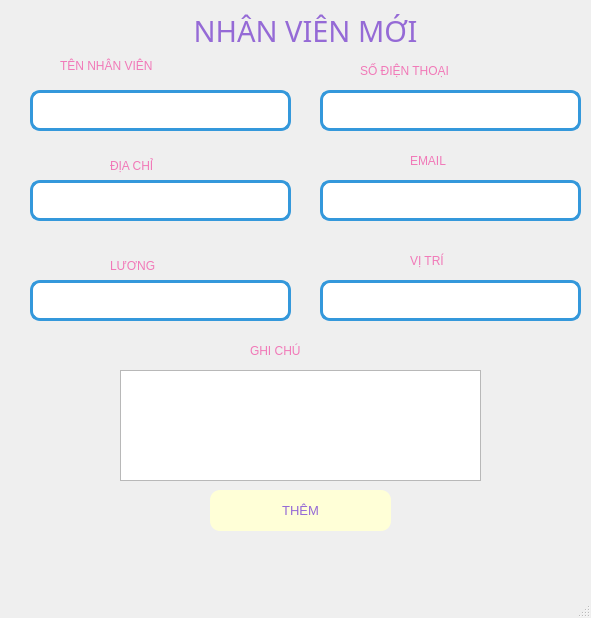
<?xml version="1.0" encoding="UTF-8"?>
<ui version="4.0">
 <class>MainWindow</class>
 <widget class="QMainWindow" name="MainWindow">
  <property name="geometry">
   <rect>
    <x>0</x>
    <y>0</y>
    <width>591</width>
    <height>618</height>
   </rect>
  </property>
  <property name="windowTitle">
   <string>MainWindow</string>
  </property>
  <widget class="QWidget" name="centralwidget">
   <widget class="QTextEdit" name="txt_email">
    <property name="geometry">
     <rect>
      <x>320</x>
      <y>180</y>
      <width>261</width>
      <height>41</height>
     </rect>
    </property>
    <property name="styleSheet">
     <string notr="true">border-radius: 10px;
        border: 3px solid #3498db;  /* Viền xanh dương */
        background-color: #ffffff</string>
    </property>
   </widget>
   <widget class="QLabel" name="labelTitle">
    <property name="geometry">
     <rect>
      <x>140</x>
      <y>10</y>
      <width>331</width>
      <height>41</height>
     </rect>
    </property>
    <property name="font">
     <font>
      <family>Segoe UI Black</family>
      <pointsize>22</pointsize>
      <weight>10</weight>
      <italic>false</italic>
      <bold>false</bold>
     </font>
    </property>
    <property name="styleSheet">
     <string notr="true">color: rgb(149, 106, 214);
font: 87 22pt &quot;Segoe UI Black&quot;;</string>
    </property>
    <property name="text">
     <string>NHÂN VIÊN MỚI</string>
    </property>
    <property name="alignment">
     <set>Qt::AlignCenter</set>
    </property>
   </widget>
   <widget class="QTextEdit" name="txt_tennv">
    <property name="geometry">
     <rect>
      <x>30</x>
      <y>90</y>
      <width>261</width>
      <height>41</height>
     </rect>
    </property>
    <property name="styleSheet">
     <string notr="true">border-radius: 10px;
        border: 3px solid #3498db;  /* Viền xanh dương */
        background-color: #ffffff</string>
    </property>
   </widget>
   <widget class="QLabel" name="label_3">
    <property name="geometry">
     <rect>
      <x>410</x>
      <y>150</y>
      <width>81</width>
      <height>21</height>
     </rect>
    </property>
    <property name="styleSheet">
     <string notr="true">font: 10pt &quot;UTM Bell&quot;;
color: rgb(241, 121, 184);
</string>
    </property>
    <property name="text">
     <string>EMAIL</string>
    </property>
   </widget>
   <widget class="QLabel" name="label_4">
    <property name="geometry">
     <rect>
      <x>360</x>
      <y>60</y>
      <width>161</width>
      <height>21</height>
     </rect>
    </property>
    <property name="styleSheet">
     <string notr="true">font: 10pt &quot;UTM Bell&quot;;
color: rgb(241, 121, 184);
</string>
    </property>
    <property name="text">
     <string>SỐ ĐIỆN THOẠI</string>
    </property>
   </widget>
   <widget class="QLabel" name="label_2">
    <property name="geometry">
     <rect>
      <x>110</x>
      <y>150</y>
      <width>101</width>
      <height>31</height>
     </rect>
    </property>
    <property name="styleSheet">
     <string notr="true">font: 10pt &quot;UTM Bell&quot;;
color: rgb(241, 121, 184);
</string>
    </property>
    <property name="text">
     <string>ĐỊA CHỈ</string>
    </property>
   </widget>
   <widget class="QLabel" name="label">
    <property name="geometry">
     <rect>
      <x>60</x>
      <y>50</y>
      <width>191</width>
      <height>31</height>
     </rect>
    </property>
    <property name="styleSheet">
     <string notr="true">font: 10pt &quot;UTM Bell&quot;;
color: rgb(241, 121, 184);
</string>
    </property>
    <property name="text">
     <string>TÊN NHÂN VIÊN</string>
    </property>
   </widget>
   <widget class="QTextEdit" name="txt_diachi">
    <property name="geometry">
     <rect>
      <x>30</x>
      <y>180</y>
      <width>261</width>
      <height>41</height>
     </rect>
    </property>
    <property name="styleSheet">
     <string notr="true">border-radius: 10px;
        border: 3px solid #3498db;  /* Viền xanh dương */
        background-color: #ffffff</string>
    </property>
   </widget>
   <widget class="QTextEdit" name="txt_sdt">
    <property name="geometry">
     <rect>
      <x>320</x>
      <y>90</y>
      <width>261</width>
      <height>41</height>
     </rect>
    </property>
    <property name="styleSheet">
     <string notr="true">border-radius: 10px;
        border: 3px solid #3498db;  /* Viền xanh dương */
        background-color: #ffffff</string>
    </property>
   </widget>
   <widget class="QTextEdit" name="txt_note">
    <property name="geometry">
     <rect>
      <x>120</x>
      <y>370</y>
      <width>361</width>
      <height>111</height>
     </rect>
    </property>
   </widget>
   <widget class="QLabel" name="label_6">
    <property name="geometry">
     <rect>
      <x>250</x>
      <y>340</y>
      <width>101</width>
      <height>21</height>
     </rect>
    </property>
    <property name="styleSheet">
     <string notr="true">font: 10pt &quot;UTM Bell&quot;;
color: rgb(241, 121, 184);
</string>
    </property>
    <property name="text">
     <string>GHI CHÚ</string>
    </property>
   </widget>
   <widget class="QTextEdit" name="txt_luong">
    <property name="geometry">
     <rect>
      <x>30</x>
      <y>280</y>
      <width>261</width>
      <height>41</height>
     </rect>
    </property>
    <property name="styleSheet">
     <string notr="true">border-radius: 10px;
        border: 3px solid #3498db;  /* Viền xanh dương */
        background-color: #ffffff</string>
    </property>
   </widget>
   <widget class="QLabel" name="label_5">
    <property name="geometry">
     <rect>
      <x>410</x>
      <y>250</y>
      <width>81</width>
      <height>21</height>
     </rect>
    </property>
    <property name="styleSheet">
     <string notr="true">font: 10pt &quot;UTM Bell&quot;;
color: rgb(241, 121, 184);
</string>
    </property>
    <property name="text">
     <string>VỊ TRÍ</string>
    </property>
   </widget>
   <widget class="QTextEdit" name="txt_vitri">
    <property name="geometry">
     <rect>
      <x>320</x>
      <y>280</y>
      <width>261</width>
      <height>41</height>
     </rect>
    </property>
    <property name="styleSheet">
     <string notr="true">border-radius: 10px;
        border: 3px solid #3498db;  /* Viền xanh dương */
        background-color: #ffffff</string>
    </property>
   </widget>
   <widget class="QLabel" name="label_7">
    <property name="geometry">
     <rect>
      <x>110</x>
      <y>250</y>
      <width>101</width>
      <height>31</height>
     </rect>
    </property>
    <property name="styleSheet">
     <string notr="true">font: 10pt &quot;UTM Bell&quot;;
color: rgb(241, 121, 184);
</string>
    </property>
    <property name="text">
     <string>LƯƠNG</string>
    </property>
   </widget>
   <widget class="QPushButton" name="btn_them">
    <property name="geometry">
     <rect>
      <x>210</x>
      <y>490</y>
      <width>181</width>
      <height>41</height>
     </rect>
    </property>
    <property name="font">
     <font>
      <pointsize>10</pointsize>
     </font>
    </property>
    <property name="styleSheet">
     <string>background-color: rgb(255, 255, 215); color: rgb(149, 106, 214); border-radius: 10px;</string>
    </property>
    <property name="text">
     <string>THÊM</string>
    </property>
   </widget>
  </widget>
  <widget class="QMenuBar" name="menubar">
   <property name="geometry">
    <rect>
     <x>0</x>
     <y>0</y>
     <width>591</width>
     <height>26</height>
    </rect>
   </property>
  </widget>
  <widget class="QStatusBar" name="statusbar"/>
 </widget>
 <resources/>
 <connections/>
</ui>
